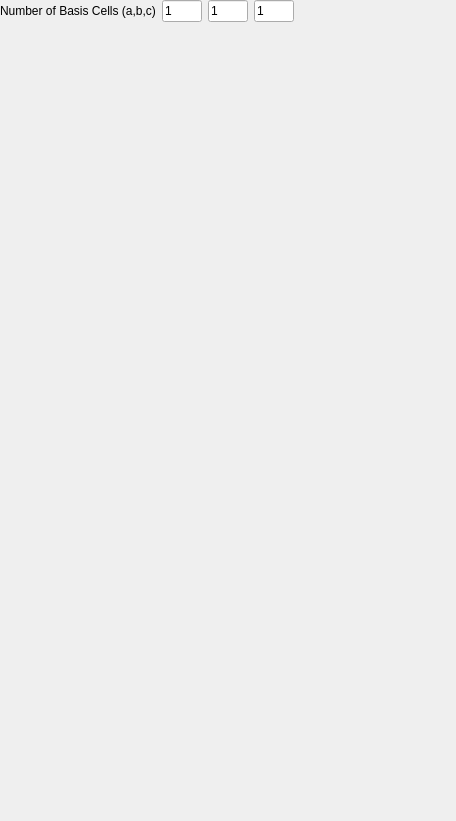
<?xml version="1.0" encoding="UTF-8"?>
<ui version="4.0">
 <class>GeometryWidget</class>
 <widget class="QWidget" name="GeometryWidget">
  <property name="geometry">
   <rect>
    <x>0</x>
    <y>0</y>
    <width>456</width>
    <height>821</height>
   </rect>
  </property>
  <property name="windowTitle">
   <string>Form</string>
  </property>
  <layout class="QGridLayout" name="gridLayout">
   <property name="leftMargin">
    <number>0</number>
   </property>
   <property name="topMargin">
    <number>0</number>
   </property>
   <property name="rightMargin">
    <number>0</number>
   </property>
   <property name="bottomMargin">
    <number>0</number>
   </property>
   <item row="0" column="0">
    <widget class="QScrollArea" name="scrollArea">
     <property name="frameShape">
      <enum>QFrame::NoFrame</enum>
     </property>
     <property name="widgetResizable">
      <bool>true</bool>
     </property>
     <widget class="QWidget" name="scrollAreaWidgetContents">
      <property name="geometry">
       <rect>
        <x>0</x>
        <y>0</y>
        <width>456</width>
        <height>821</height>
       </rect>
      </property>
      <layout class="QGridLayout" name="gridLayout_2">
       <property name="leftMargin">
        <number>0</number>
       </property>
       <property name="topMargin">
        <number>0</number>
       </property>
       <property name="rightMargin">
        <number>0</number>
       </property>
       <property name="bottomMargin">
        <number>0</number>
       </property>
       <item row="0" column="0">
        <layout class="QGridLayout" name="gridLayout_79">
         <item row="0" column="2">
          <widget class="QLineEdit" name="lineEdit_n_cells_b">
           <property name="maximumSize">
            <size>
             <width>40</width>
             <height>16777215</height>
            </size>
           </property>
           <property name="text">
            <string>1</string>
           </property>
          </widget>
         </item>
         <item row="0" column="3">
          <widget class="QLineEdit" name="lineEdit_n_cells_c">
           <property name="maximumSize">
            <size>
             <width>40</width>
             <height>16777215</height>
            </size>
           </property>
           <property name="text">
            <string>1</string>
           </property>
          </widget>
         </item>
         <item row="0" column="1">
          <widget class="QLineEdit" name="lineEdit_n_cells_a">
           <property name="maximumSize">
            <size>
             <width>40</width>
             <height>16777215</height>
            </size>
           </property>
           <property name="text">
            <string>1</string>
           </property>
          </widget>
         </item>
         <item row="0" column="4">
          <spacer name="horizontalSpacer_53">
           <property name="orientation">
            <enum>Qt::Horizontal</enum>
           </property>
           <property name="sizeHint" stdset="0">
            <size>
             <width>40</width>
             <height>20</height>
            </size>
           </property>
          </spacer>
         </item>
         <item row="0" column="0">
          <widget class="QLabel" name="label">
           <property name="text">
            <string>Number of Basis Cells (a,b,c)</string>
           </property>
          </widget>
         </item>
        </layout>
       </item>
       <item row="1" column="0">
        <spacer name="verticalSpacer">
         <property name="orientation">
          <enum>Qt::Vertical</enum>
         </property>
         <property name="sizeHint" stdset="0">
          <size>
           <width>20</width>
           <height>40</height>
          </size>
         </property>
        </spacer>
       </item>
      </layout>
     </widget>
    </widget>
   </item>
  </layout>
 </widget>
 <tabstops>
  <tabstop>scrollArea</tabstop>
  <tabstop>lineEdit_n_cells_a</tabstop>
  <tabstop>lineEdit_n_cells_b</tabstop>
  <tabstop>lineEdit_n_cells_c</tabstop>
 </tabstops>
 <resources/>
 <connections/>
</ui>
